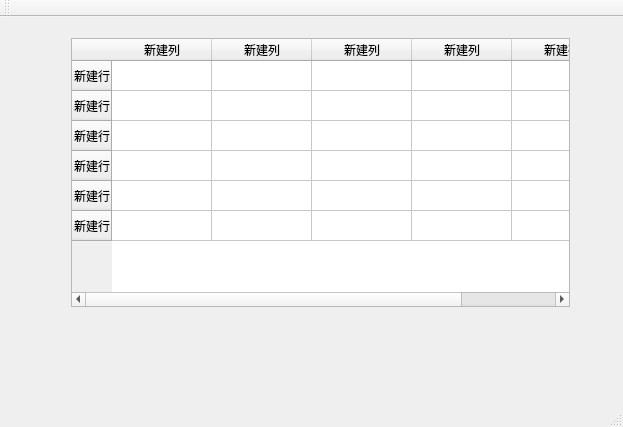
<?xml version="1.0" encoding="UTF-8"?>
<ui version="4.0">
 <class>MainWindow</class>
 <widget class="QMainWindow" name="MainWindow">
  <property name="geometry">
   <rect>
    <x>0</x>
    <y>0</y>
    <width>623</width>
    <height>427</height>
   </rect>
  </property>
  <property name="windowTitle">
   <string>MainWindow</string>
  </property>
  <widget class="QWidget" name="centralWidget">
   <widget class="QWidget" name="verticalLayoutWidget">
    <property name="geometry">
     <rect>
      <x>60</x>
      <y>10</y>
      <width>521</width>
      <height>291</height>
     </rect>
    </property>
    <layout class="QVBoxLayout" name="verticalLayout">
     <item>
      <widget class="QTableWidget" name="tableWidget">
       <row>
        <property name="text">
         <string>新建行</string>
        </property>
       </row>
       <row>
        <property name="text">
         <string>新建行</string>
        </property>
       </row>
       <row>
        <property name="text">
         <string>新建行</string>
        </property>
       </row>
       <row>
        <property name="text">
         <string>新建行</string>
        </property>
       </row>
       <row>
        <property name="text">
         <string>新建行</string>
        </property>
       </row>
       <row>
        <property name="text">
         <string>新建行</string>
        </property>
       </row>
       <column>
        <property name="text">
         <string>新建列</string>
        </property>
       </column>
       <column>
        <property name="text">
         <string>新建列</string>
        </property>
       </column>
       <column>
        <property name="text">
         <string>新建列</string>
        </property>
       </column>
       <column>
        <property name="text">
         <string>新建列</string>
        </property>
       </column>
       <column>
        <property name="text">
         <string>新建列</string>
        </property>
       </column>
      </widget>
     </item>
    </layout>
   </widget>
  </widget>
  <widget class="QMenuBar" name="menuBar">
   <property name="geometry">
    <rect>
     <x>0</x>
     <y>0</y>
     <width>623</width>
     <height>23</height>
    </rect>
   </property>
  </widget>
  <widget class="QToolBar" name="mainToolBar">
   <attribute name="toolBarArea">
    <enum>TopToolBarArea</enum>
   </attribute>
   <attribute name="toolBarBreak">
    <bool>false</bool>
   </attribute>
  </widget>
  <widget class="QStatusBar" name="statusBar"/>
 </widget>
 <layoutdefault spacing="6" margin="11"/>
 <resources/>
 <connections/>
</ui>
